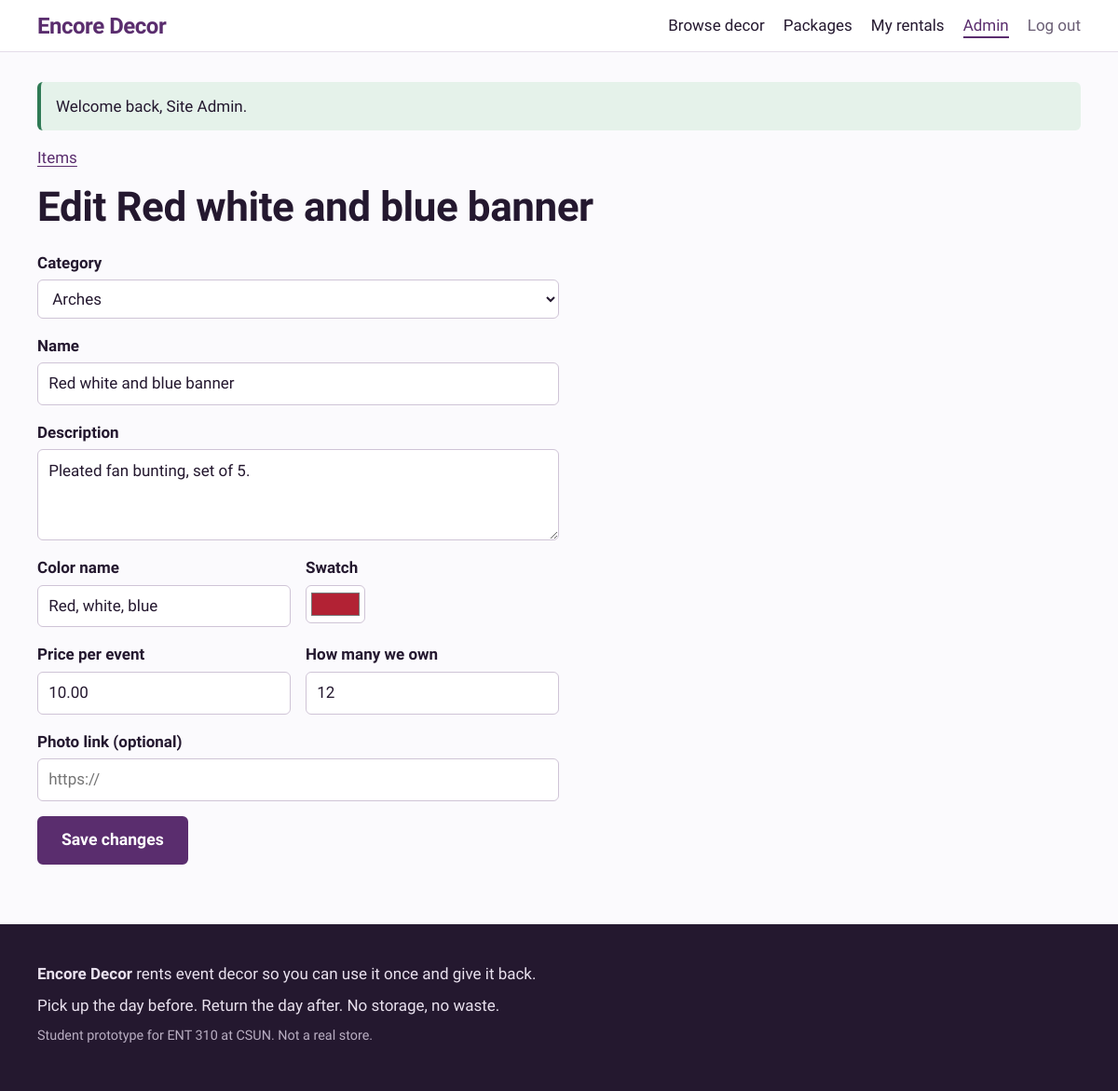
The app's page /admin/item-form.php?id=15 (signed in), older data.
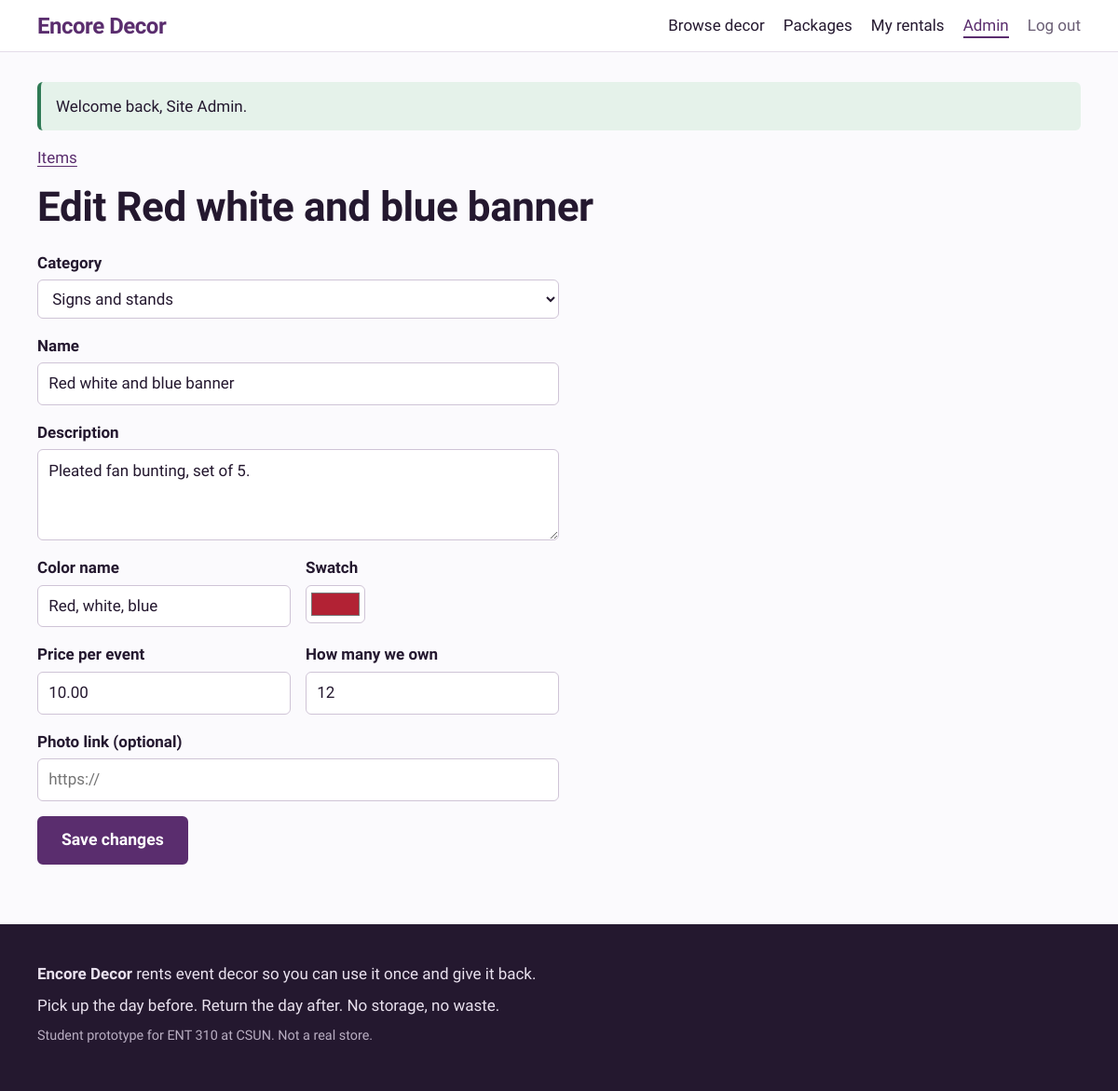
The same page, newer data.
### tables this page shows
CREATE TABLE items (
  id          INT AUTO_INCREMENT PRIMARY KEY,
  category_id INT NOT NULL,
  name        VARCHAR(120) NOT NULL,
  description TEXT NOT NULL,
  color_name  VARCHAR(40)  NOT NULL DEFAULT 'Assorted',
  color_hex   CHAR(7)      NOT NULL DEFAULT '#CCCCCC',
  price       DECIMAL(8,2) NOT NULL,           
  quantity    INT NOT NULL DEFAULT 1,          
  image_url   VARCHAR(500) NULL,
  is_active   TINYINT(1) NOT NULL DEFAULT 1,
  created_at  TIMESTAMP NOT NULL DEFAULT CURRENT_TIMESTAMP,
  FOREIGN KEY (category_id) REFERENCES categories(id)
);

CREATE TABLE categories (
  id    INT AUTO_INCREMENT PRIMARY KEY,
  name  VARCHAR(60) NOT NULL,
  slug  VARCHAR(60) NOT NULL UNIQUE
);

### includes/bootstrap.php (called while the page is built, shortened)
<?php
function db(): PDO
{
    static $pdo = null;
    if ($pdo === null) {
        $dsn = 'mysql:host=' . DB_HOST . ';port=' . DB_PORT . ';dbname=' . DB_NAME . ';charset=utf8mb4';
        $pdo = new PDO($dsn, DB_USER, DB_PASS, [
            PDO::ATTR_ERRMODE            => PDO::ERRMODE_EXCEPTION,
            PDO::ATTR_DEFAULT_FETCH_MODE => PDO::FETCH_ASSOC,
            PDO::ATTR_EMULATE_PREPARES   => false,
        ]);
    }
    return $pdo;
}
function base_url(): string
{
    static $base = null;
    if ($base === null) {
        $script = $_SERVER['SCRIPT_NAME'] ?? '';
        $dir = str_replace('\\', '/', dirname($script));
        if (substr($dir, -6) === '/admin') {
            $dir = substr($dir, 0, -6);
        }
        $base = rtrim($dir, '/');
    }
    return $base;
}
function url(string $path = ''): string
{
    return base_url() . '/' . ltrim($path, '/');
}
function e(?string $text): string
{
    return htmlspecialchars((string) $text, ENT_QUOTES, 'UTF-8');
}

### public/admin/item-form.php (the view, shortened to what this page needs)
<?php
require __DIR__ . '/../../includes/bootstrap.php';
$id = (int) ($_GET['id'] ?? 0);
$item = [
    'category_id' => '', 'name' => '', 'description' => '', 'color_name' => '',
    'color_hex' => '#CCCCCC', 'price' => '', 'quantity' => 1, 'image_url' => '',
];
if ($id) {
    $stmt = db()->prepare('SELECT * FROM items WHERE id = ?');
    $stmt->execute([$id]);
    $found = $stmt->fetch();
    $item = $found;
}
$categories = db()->query('SELECT * FROM categories ORDER BY name')->fetchAll();
require __DIR__ . '/../../includes/header.php';
?>
<p class="crumbs"><a href="<?= e(url('admin/items.php')) ?>">Items</a></p>
<h1><?= $id ? 'Edit ' . e($item['name']) : 'Add an item' ?></h1>
<form method="post" class="stack-form narrow">
  <label>Category
    <select name="category_id" required>
      <?php foreach ($categories as $c): ?>
        <option value="<?= (int) $c['id'] ?>" <?= (int) $item['category_id'] === (int) $c['id'] ? 'selected' : '' ?>><?= e($c['name']) ?></option>
      <?php endforeach; ?>
    </select>
  </label>
  <label>Name <input name="name" value="<?= e($item['name']) ?>" required maxlength="120"></label>
  <label>Description <textarea name="description" rows="3" required><?= e($item['description']) ?></textarea></label>
  <div class="two-col">
    <label>Color name <input name="color_name" value="<?= e($item['color_name']) ?>" required maxlength="40"></label>
    <label>Swatch <input type="color" name="color_hex" value="<?= e($item['color_hex']) ?>"></label>
  </div>
  <div class="two-col">
    <label>Price per event <input type="number" name="price" value="<?= e((string) $item['price']) ?>" min="0" step="0.01" required></label>
    <label>How many we own <input type="number" name="quantity" value="<?= (int) $item['quantity'] ?>" min="0" required></label>
  </div>
  <label>Photo link (optional) <input type="url" name="image_url" value="<?= e((string) $item['image_url']) ?>" placeholder="https://"></label>
  <button type="submit" class="btn btn-big"><?= $id ? 'Save changes' : 'Add item' ?></button>
</form>
<?php require __DIR__ . '/../../includes/footer.php'; ?>

Row changes from the older to the newer data that the page shows:
changed items "Red white and blue banner": category_id "Arches" → "Signs and stands"
